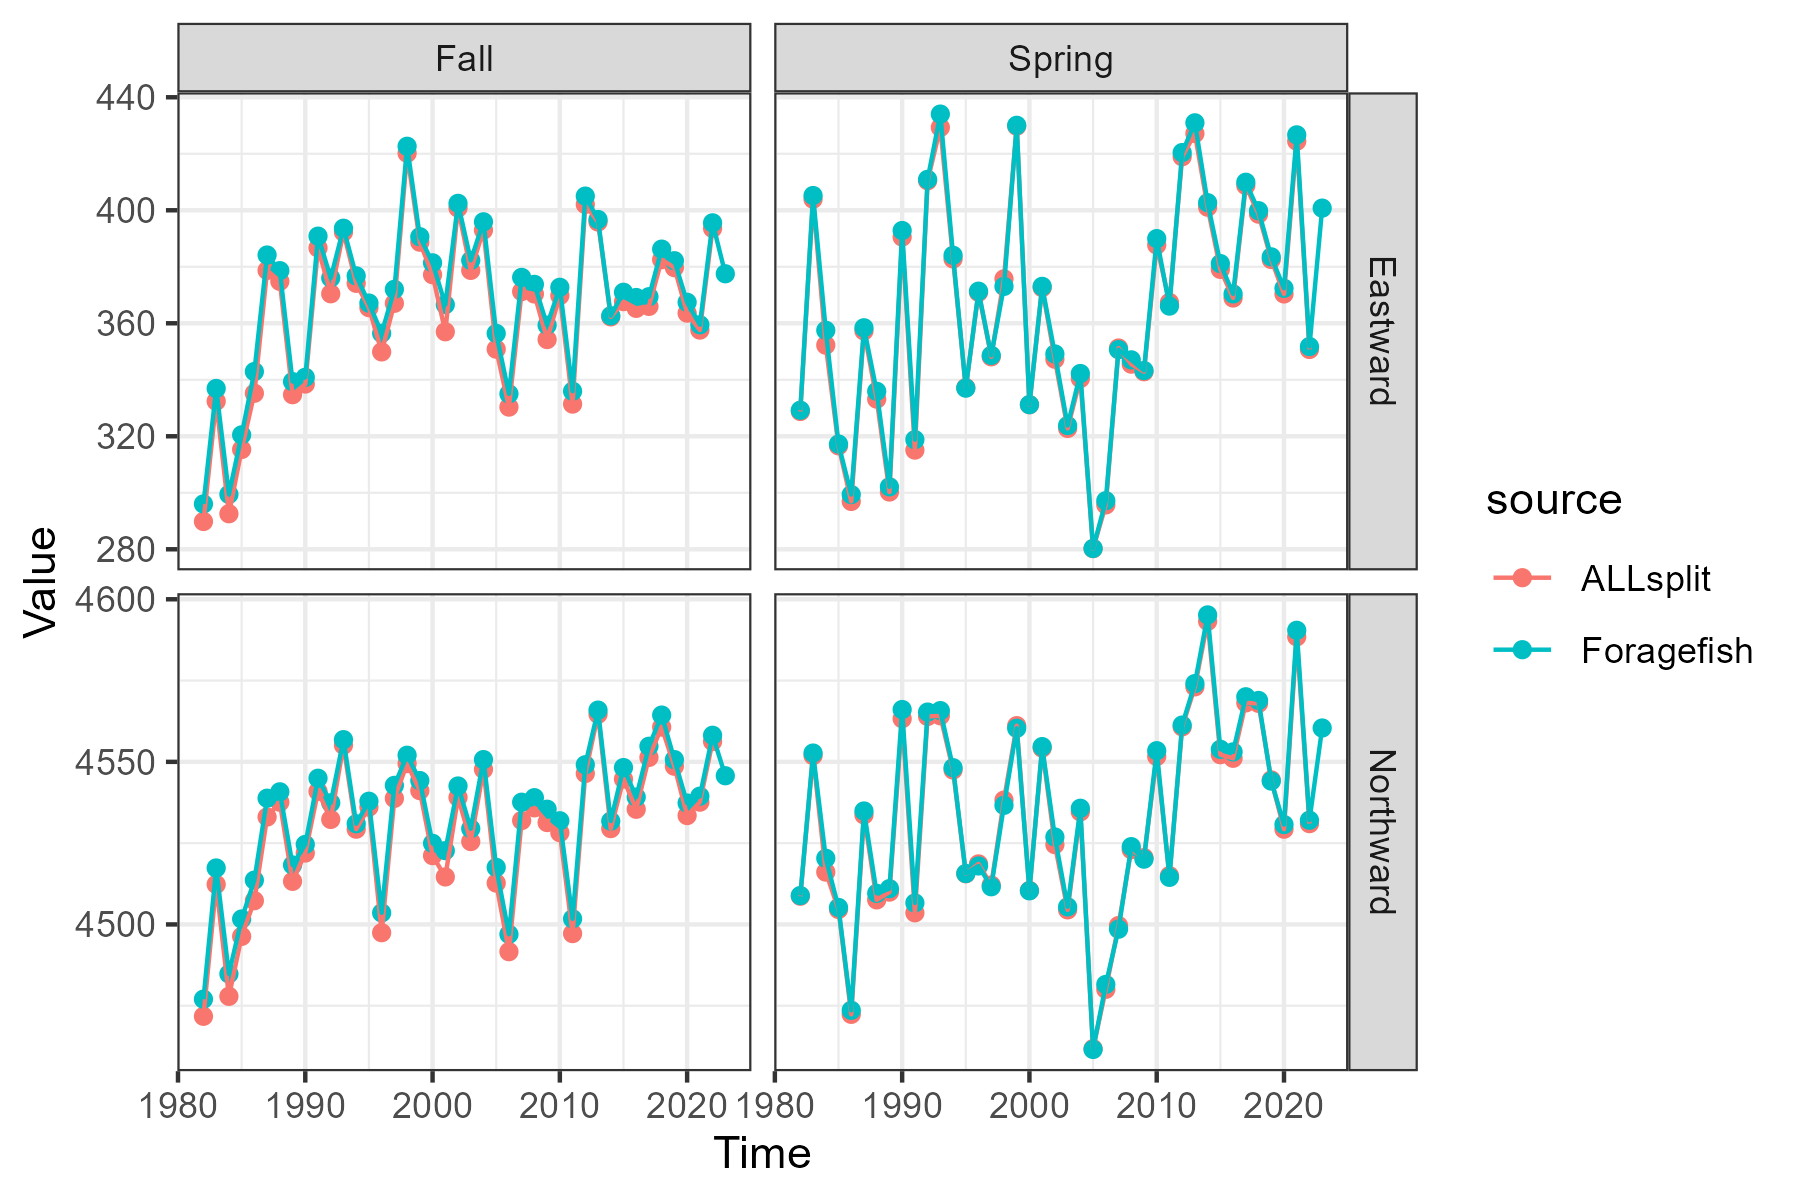

Write R code to recreate this figure.
## allsplit
cogoutfall <- readRDS(here::here(
  "SOEpyindex/1982-2022/allagg_fall_500_lennosst_ALLsplit_biascorrect/cogout.rds"
))
cogoutspring <- readRDS(here::here(
  "SOEpyindex/1982-2022/allagg_spring_500_lennosst_ALLsplit_biascorrect/cogout.rds"
))

cogdat <- as.data.frame(cogoutfall$COG_Table) |>
  dplyr::mutate(season = "Fall") |>
  dplyr::bind_rows(
    as.data.frame(cogoutspring$COG_Table) |>
      dplyr::mutate(season = "Spring")
  ) |>
  dplyr::rename(
    `Center of Gravity` = COG_hat,
    `Center of Gravity SE` = SE,
    Time = Year
  ) |>
  dplyr::mutate(direction = ifelse(m == 1, "Eastward", "Northward")) |>
  tidyr::pivot_longer(cols = c(`Center of Gravity`, `Center of Gravity SE`)) |>
  dplyr::mutate(
    Var = paste(season, direction, "Forage Fish", name),
    source = "ALLsplit"
  ) |>
  dplyr::rename(Value = value) |>
  dplyr::select(Time, Var, Value, source)

fallforagecog <- readRDS(here::here("SOEpyindex/fallforagecog.rds"))
springforagecog <- readRDS(here::here("SOEpyindex/springforagecog.rds"))

foragecog <- dplyr::bind_rows(fallforagecog, springforagecog) |>
  dplyr::mutate(source = "Foragefish") |>
  dplyr::select(Time, Var, Value, source)

dplyr::bind_rows(cogdat, foragecog) |>
  dplyr::mutate(
    season = ifelse(grepl("Fall", Var), "Fall", "Spring"),
    direction = ifelse(grepl("Eastward", Var), "Eastward", "Northward")
  ) |>
  dplyr::filter(!stringr::str_detect(Var, "SE")) |>
  ggplot2::ggplot(ggplot2::aes(x = Time, y = Value, color = source)) +
  ggplot2::geom_point() +
  ggplot2::geom_line() +
  ggplot2::theme_bw() +
  ggplot2::facet_grid(
    cols = ggplot2::vars(season),
    rows = ggplot2::vars(direction),
    scales = "free_y"
  )
